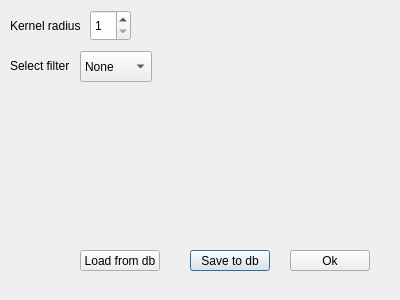
<?xml version="1.0" encoding="UTF-8"?>
<ui version="4.0">
 <class>SettingsDialog</class>
 <widget class="QDialog" name="SettingsDialog">
  <property name="geometry">
   <rect>
    <x>0</x>
    <y>0</y>
    <width>400</width>
    <height>300</height>
   </rect>
  </property>
  <property name="windowTitle">
   <string>Dialog</string>
  </property>
  <widget class="QSpinBox" name="KernelRadiusBox">
   <property name="geometry">
    <rect>
     <x>90</x>
     <y>10</y>
     <width>41</width>
     <height>31</height>
    </rect>
   </property>
   <property name="minimum">
    <number>1</number>
   </property>
   <property name="maximum">
    <number>3</number>
   </property>
  </widget>
  <widget class="QLabel" name="label">
   <property name="geometry">
    <rect>
     <x>10</x>
     <y>10</y>
     <width>71</width>
     <height>31</height>
    </rect>
   </property>
   <property name="text">
    <string>Kernel radius</string>
   </property>
  </widget>
  <widget class="QPushButton" name="SaveToDbButton">
   <property name="geometry">
    <rect>
     <x>190</x>
     <y>250</y>
     <width>80</width>
     <height>21</height>
    </rect>
   </property>
   <property name="text">
    <string>Save to db</string>
   </property>
  </widget>
  <widget class="QPushButton" name="LoadFromDbButton">
   <property name="geometry">
    <rect>
     <x>80</x>
     <y>250</y>
     <width>80</width>
     <height>21</height>
    </rect>
   </property>
   <property name="text">
    <string>Load from db</string>
   </property>
  </widget>
  <widget class="QPushButton" name="Ok_button">
   <property name="geometry">
    <rect>
     <x>290</x>
     <y>250</y>
     <width>80</width>
     <height>21</height>
    </rect>
   </property>
   <property name="text">
    <string>Ok</string>
   </property>
  </widget>
  <widget class="QComboBox" name="FilterBox">
   <property name="geometry">
    <rect>
     <x>80</x>
     <y>51</y>
     <width>72</width>
     <height>31</height>
    </rect>
   </property>
   <item>
    <property name="text">
     <string>None</string>
    </property>
   </item>
   <item>
    <property name="text">
     <string>Gaus</string>
    </property>
   </item>
   <item>
    <property name="text">
     <string>Sobel</string>
    </property>
   </item>
  </widget>
  <widget class="QLabel" name="label_2">
   <property name="geometry">
    <rect>
     <x>10</x>
     <y>50</y>
     <width>71</width>
     <height>31</height>
    </rect>
   </property>
   <property name="text">
    <string>Select filter</string>
   </property>
  </widget>
 </widget>
 <resources/>
 <connections/>
</ui>
